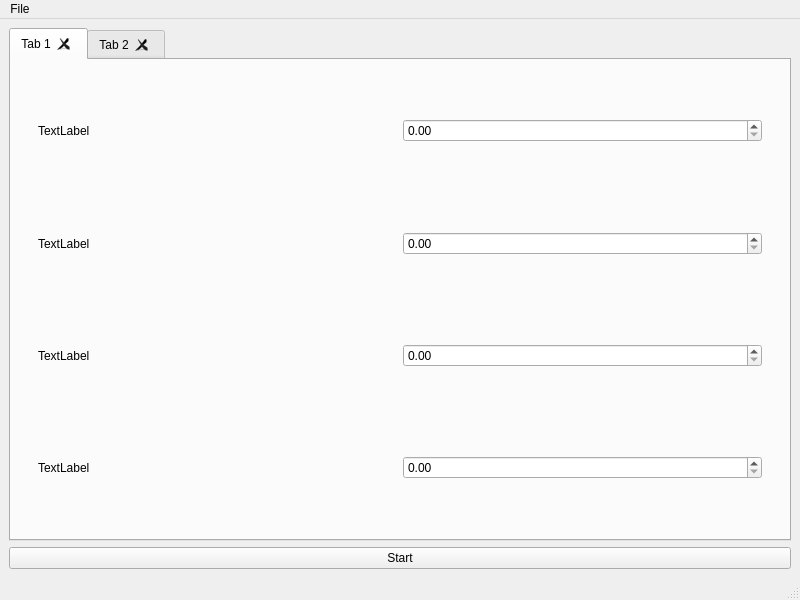
<?xml version="1.0" encoding="UTF-8"?>
<ui version="4.0">
 <class>MainWindow</class>
 <widget class="QMainWindow" name="MainWindow">
  <property name="geometry">
   <rect>
    <x>0</x>
    <y>0</y>
    <width>800</width>
    <height>600</height>
   </rect>
  </property>
  <property name="windowTitle">
   <string>MainWindow</string>
  </property>
  <widget class="QWidget" name="centralwidget">
   <layout class="QVBoxLayout" name="verticalLayout_2">
    <item>
     <widget class="QTabWidget" name="tabWidget">
      <property name="tabsClosable">
       <bool>true</bool>
      </property>
      <widget class="QWidget" name="tab">
       <attribute name="title">
        <string>Tab 1</string>
       </attribute>
       <layout class="QHBoxLayout" name="horizontalLayout">
        <item>
         <widget class="QWidget" name="widget" native="true">
          <layout class="QVBoxLayout" name="verticalLayout">
           <item>
            <widget class="QWidget" name="widget_2" native="true">
             <layout class="QHBoxLayout" name="horizontalLayout_2">
              <item>
               <widget class="QLabel" name="label">
                <property name="text">
                 <string>TextLabel</string>
                </property>
               </widget>
              </item>
              <item>
               <widget class="QDoubleSpinBox" name="doubleSpinBox"/>
              </item>
             </layout>
            </widget>
           </item>
           <item>
            <widget class="QWidget" name="widget_5" native="true">
             <layout class="QHBoxLayout" name="horizontalLayout_5">
              <item>
               <widget class="QLabel" name="label_4">
                <property name="text">
                 <string>TextLabel</string>
                </property>
               </widget>
              </item>
              <item>
               <widget class="QDoubleSpinBox" name="doubleSpinBox_3"/>
              </item>
             </layout>
            </widget>
           </item>
           <item>
            <widget class="QWidget" name="widget_3" native="true">
             <layout class="QHBoxLayout" name="horizontalLayout_3">
              <item>
               <widget class="QLabel" name="label_2">
                <property name="text">
                 <string>TextLabel</string>
                </property>
               </widget>
              </item>
              <item>
               <widget class="QDoubleSpinBox" name="doubleSpinBox_2"/>
              </item>
             </layout>
            </widget>
           </item>
           <item>
            <widget class="QWidget" name="widget_4" native="true">
             <layout class="QHBoxLayout" name="horizontalLayout_4">
              <item>
               <widget class="QLabel" name="label_3">
                <property name="text">
                 <string>TextLabel</string>
                </property>
               </widget>
              </item>
              <item>
               <widget class="QDoubleSpinBox" name="doubleSpinBox_4"/>
              </item>
             </layout>
            </widget>
           </item>
          </layout>
         </widget>
        </item>
       </layout>
      </widget>
      <widget class="QWidget" name="tab_2">
       <attribute name="title">
        <string>Tab 2</string>
       </attribute>
      </widget>
     </widget>
    </item>
    <item>
     <widget class="QPushButton" name="pushButton">
      <property name="text">
       <string>Start</string>
      </property>
     </widget>
    </item>
   </layout>
  </widget>
  <widget class="QMenuBar" name="menubar">
   <property name="geometry">
    <rect>
     <x>0</x>
     <y>0</y>
     <width>800</width>
     <height>24</height>
    </rect>
   </property>
   <widget class="QMenu" name="menuFile">
    <property name="title">
     <string>File</string>
    </property>
    <widget class="QMenu" name="menuNew">
     <property name="title">
      <string>New</string>
     </property>
     <addaction name="actionPendulum"/>
     <addaction name="separator"/>
    </widget>
    <addaction name="menuNew"/>
   </widget>
   <addaction name="menuFile"/>
  </widget>
  <widget class="QStatusBar" name="statusbar"/>
  <action name="actionPendulum">
   <property name="text">
    <string>Pendulum</string>
   </property>
  </action>
 </widget>
 <resources/>
 <connections/>
</ui>
